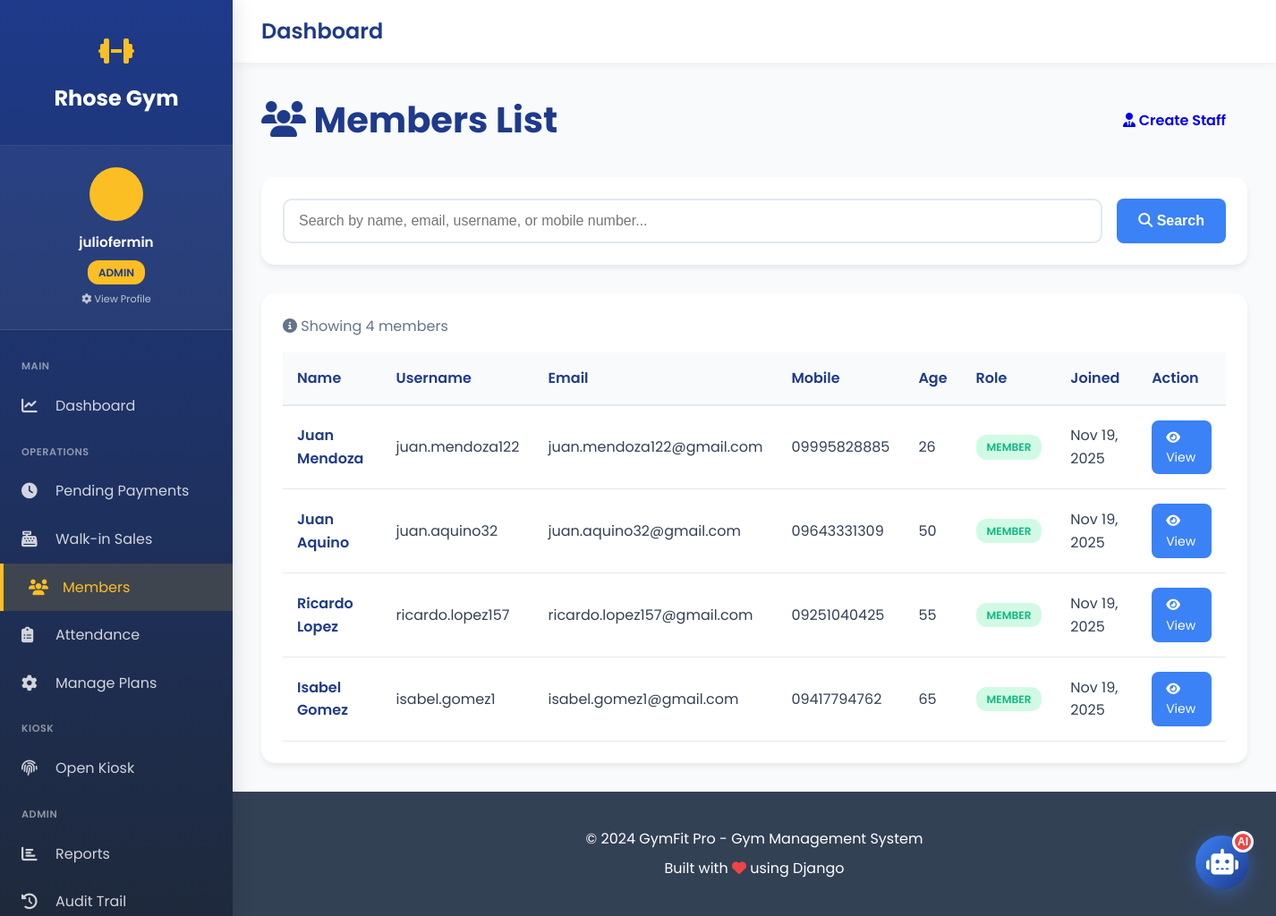
Screenshot of /members/ (signed in) with the database file from the repository.
### gym_app/models.py (models this page shows, shortened)
class User(AbstractUser):
    ROLE_CHOICES = [
        ('admin', 'Admin'),
        ('staff', 'Staff'),
        ('member', 'Member'),
    ]
    role = models.CharField(max_length=10, choices=ROLE_CHOICES, default='member')
    mobile_no = models.CharField(max_length=20, blank=True, null=True)
    address = models.TextField(blank=True, null=True)
    birthdate = models.DateField(blank=True, null=True)
    age = models.IntegerField(blank=True, null=True)
    profile_image = models.ImageField(
        upload_to='profile_images/',
        blank=True,
        null=True,
        help_text="Profile picture"
    )
    kiosk_pin = models.CharField(
        max_length=6,
        blank=True,
        null=True,
        unique=True,
        help_text="6-digit PIN for kiosk check-in/out",
        verbose_name="Kiosk PIN"
    )
    created_at = models.DateTimeField(auto_now_add=True)
    updated_at = models.DateTimeField(auto_now=True)
    class Meta:
        db_table = 'users'
        verbose_name = 'User'
        verbose_name_plural = 'Users'
    def is_admin(self):
        return self.role == 'admin' or self.is_superuser
    def is_staff_or_admin(self):
        return self.role in ['admin', 'staff'] or self.is_superuser or self.is_staff

### gym_app/views.py (the view, shortened to what this page needs)
# urls.py: path('members/', views.members_list, name='members_list'),
@login_required
def members_list(request):
    if not request.user.is_staff_or_admin():
        messages.error(request, 'Access denied.')
        return redirect('dashboard')
    members = User.objects.filter(role='member').order_by('-date_joined')
    search_query = request.GET.get('search', '')
    context = {
        'members': members,
        'search_query': search_query,
    }
    return render(request, 'gym_app/members_list.html', context)

### gym_app/templates/gym_app/members_list.html (shortened to what this page needs)
{% extends 'gym_app/base_sidebar.html' %}
{% block content %}
{% load static %}
<link rel="stylesheet" href="{% static 'gym_app/css/pages/members_list.css' %}">
<div class="page-header">
    <h1><i class="fas fa-users"></i> Members List</h1>
    {% if user.is_admin %}
    <a href="{% url 'create_staff' %}" class="btn btn-warning">
        <i class="fas fa-user-tie"></i> Create Staff
    </a>
    {% endif %}
</div>
<div class="search-box">
    <form method="get" action="{% url 'members_list' %}" class="search-form">
        <input
            type="text"
            name="search"
            class="search-input"
            placeholder="Search by name, email, username, or mobile number..."
            value="{{ search_query }}"
        >
        <button type="submit" class="btn btn-primary">
            <i class="fas fa-search"></i> Search
        </button>
    </form>
</div>
<div class="table-container">
    {% if members %}
    <p style="color: var(--gray); margin-bottom: 1rem;">
        <i class="fas fa-info-circle"></i>
        Showing {{ members.count }} member{{ members.count|pluralize }}
    </p>
    <table>
        <thead>
            <tr>
                <th>Name</th>
                <th>Username</th>
                <th>Email</th>
                <th>Mobile</th>
                <th>Age</th>
                <th>Role</th>
                <th>Joined</th>
                <th>Action</th>
            </tr>
        </thead>
        <tbody>
            {% for member in members %}
            <tr>
                <td class="member-name">{{ member.get_full_name }}</td>
                <td>{{ member.username }}</td>
                <td>{{ member.email }}</td>
                <td>{{ member.mobile_no|default:"N/A" }}</td>
                <td>{{ member.age|default:"N/A" }}</td>
                <td><span class="badge badge-member">{{ member.role }}</span></td>
                <td>{{ member.date_joined|date:"M d, Y" }}</td>
                <td>
                    <a href="{% url 'member_detail' member.id %}" class="btn-view">
                        <i class="fas fa-eye"></i> View
                    </a>
                </td>
            </tr>
            {% endfor %}
        </tbody>
    </table>
    {% endif %}
</div>
{% endblock %}

### gym_app/templates/gym_app/base_sidebar.html (shortened to what this page needs)
<!DOCTYPE html>
<html lang="en">
<head>
    <link rel="stylesheet" href="https://cdnjs.cloudflare.com/ajax/libs/font-awesome/6.4.0/css/all.min.css">
</head>
<body class="has-sidebar">
    <aside class="sidebar" id="sidebar">
        <div class="sidebar-header">
            <div class="sidebar-logo">
                <i class="fas fa-dumbbell"></i>
            </div>
            <a href="{% url 'home' %}" class="sidebar-brand">Rhose Gym</a>
        </div>
        <a href="{% url 'profile_settings' %}" class="sidebar-user">
            <div class="sidebar-user-avatar">
            </div>
            <div class="sidebar-user-name">{{ user.get_full_name|default:user.username }}</div>
            <div style="text-align: center; margin-top: 0.5rem;">
                <span class="sidebar-user-role">{{ user.role }}</span>
            </div>
            <div style="text-align: center; margin-top: 0.5rem; font-size: 0.7rem; opacity: 0.7;">
                <i class="fas fa-cog"></i> View Profile
            </div>
        </a>
            <nav class="sidebar-menu">
            <div class="sidebar-section">Main</div>
            <a href="{% url 'dashboard' %}" {% if request.path == '/dashboard/' %}class="active"{% endif %}>
                <i class="fas fa-chart-line"></i>
                <span>Dashboard</span>
            </a>
            <div class="sidebar-section">Operations</div>
            <a href="{% url 'pending_payments' %}" {% if 'pending-payments' in request.path %}class="active"{% endif %}>
                <i class="fas fa-clock"></i>
                <span>Pending Payments</span>
            </a>
            <a href="{% url 'walkin_purchase' %}" {% if 'walkin' in request.path %}class="active"{% endif %}>
                <i class="fas fa-cash-register"></i>
                <span>Walk-in Sales</span>
            </a>
            <a href="{% url 'members_list' %}" {% if 'members' in request.path %}class="active"{% endif %}>
                <i class="fas fa-users"></i>
                <span>Members</span>
            </a>
            <a href="{% url 'attendance_report' %}" {% if 'attendance' in request.path %}class="active"{% endif %}>
                <i class="fas fa-clipboard-list"></i>
                <span>Attendance</span>
            </a>
            <a href="{% url 'manage_plans' %}" {% if 'manage-plans' in request.path %}class="active"{% endif %}>
                <i class="fas fa-cog"></i>
                <span>Manage Plans</span>
            </a>
            <div class="sidebar-section">Kiosk</div>
            <a href="{% url 'kiosk_login' %}" target="_blank">
                <i class="fas fa-fingerprint"></i>
                <span>Open Kiosk</span>
            </a>
            {% if user.is_admin %}
            <div class="sidebar-section">Admin</div>
            <a href="{% url 'reports' %}" {% if 'reports' in request.path %}class="active"{% endif %}>
                <i class="fas fa-chart-bar"></i>
                <span>Reports</span>
            </a>
            <a href="{% url 'audit_trail' %}" {% if 'audit' in request.path %}class="active"{% endif %}>
                <i class="fas fa-history"></i>
                <span>Audit Trail</span>
            </a>
            {% endif %}
        </nav>
    </aside>
    <div class="main-wrapper">
        <div class="top-navbar">
            <div class="top-navbar-left">
                <h1>{% block page_title %}Dashboard{% endblock %}</h1>
            </div>
        </div>
        <main class="main-content">
            {% block content %}{% endblock %}
        </main>
        <footer class="footer">
            <div class="container">
                <p>&copy; 2024 GymFit Pro - Gym Management System</p>
                <p>Built with <i class="fas fa-heart" style="color: var(--danger);"></i> using Django</p>
            </div>
        </footer>
    </div>
<button class="chat-widget-button" id="chatWidgetToggle" title="Chat with FitBot">
    <i class="fas fa-robot"></i>
    <span class="chat-widget-badge">AI</span>
</button>
</body>
</html>

### gym_app/static/gym_app/css/pages/members_list.css (style rules this page uses)
.page-header { display: flex; justify-content: space-between; align-items: center; margin-bottom: 2rem; }
.page-header h1 { font-size: 2.5rem; color: var(--primary-blue); font-weight: 700; }
.search-box { background: var(--white); padding: 1.5rem; border-radius: 15px; box-shadow: 0 4px 6px rgba(0, 0, 0, 0.07); margin-bottom: 2rem; }
.search-form { display: flex; gap: 1rem; }
.search-input { flex: 1; padding: 0.875rem 1rem; border: 2px solid #e2e8f0; border-radius: 10px; font-size: 1rem; transition: all 0.3s; }
.table-container { background: var(--white); border-radius: 15px; padding: 1.5rem; box-shadow: 0 4px 6px rgba(0, 0, 0, 0.07); overflow-x: auto; }
table { width: 100%; border-collapse: collapse; }
table thead { background-color: var(--light-bg); }
table th { padding: 1rem; text-align: left; font-weight: 600; color: var(--primary-blue); border-bottom: 2px solid #e2e8f0; }
table td { padding: 1rem; border-bottom: 1px solid #e2e8f0; color: var(--dark-gray); }
table tbody tr { transition: background-color 0.2s; }
.member-name { font-weight: 600; color: var(--primary-blue); }
.badge { display: inline-block; padding: 0.25rem 0.75rem; border-radius: 12px; font-size: 0.75rem; font-weight: 600; text-transform: uppercase; }
.badge-member { background-color: #d1fae5; color: var(--success); }
.btn-view { padding: 0.5rem 1rem; background-color: var(--secondary-blue); color: var(--white); text-decoration: none; border-radius: 8px; font-size: 0.875rem; transition: all 0.3s; display: inline-block; }

### gym_app/templates/gym_app/base_sidebar.html (style rules this page uses)
.chat-widget-button { position: fixed; bottom: 30px; right: 30px; width: 60px; height: 60px; border-radius: 50%; background: linear-gradient(135deg, var(--secondary-blue) 0%, var(--primary-blue) 100%); color: var(--white); border: none; box-shadow: 0 5px 20px rgba(59, 130, 246, 0.4); cursor: pointer; display: flex; align-items: center; justify-content: center; font-size: 1.8rem; z-index: 10000; transition: transform 0.2s, box-shadow 0.2s; }
.chat-widget-badge { position: absolute; top: -5px; right: -5px; background: var(--danger); color: var(--white); width: 24px; height: 24px; border-radius: 50%; display: flex; align-items: center; justify-content: center; font-size: 0.75rem; font-weight: 700; border: 3px solid var(--white); }

### rows the page displays
User: get_full_name "juliofermin", role "ADMIN"
User: get_full_name "Juan Mendoza", username "juan.mendoza122", email "juan.mendoza122@gmail.com", mobile_no "09995828885", age "26", role "MEMBER", date_joined "Nov 19, 2025"
User: get_full_name "Juan Aquino", username "juan.aquino32", email "juan.aquino32@gmail.com", mobile_no "09643331309", age "50", role "MEMBER", date_joined "Nov 19, 2025"
User: get_full_name "Ricardo Lopez", username "ricardo.lopez157", email "ricardo.lopez157@gmail.com", mobile_no "09251040425", age "55", role "MEMBER", date_joined "Nov 19, 2025"
User: get_full_name "Isabel Gomez", username "isabel.gomez1", email "isabel.gomez1@gmail.com", mobile_no "09417794762", age "65", role "MEMBER", date_joined "Nov 19, 2025"

### other values shown
{{ members.count }} "4"
